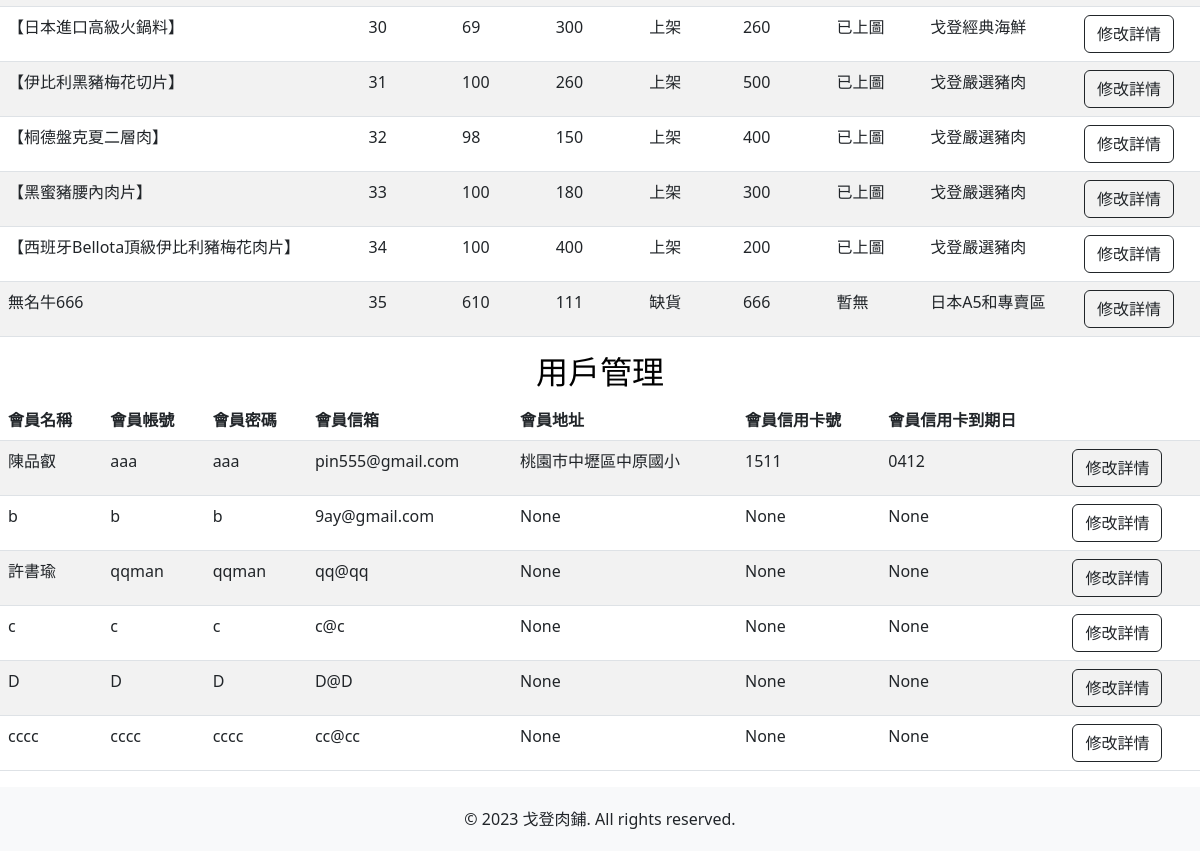
Page /dashboard/ (lower part) on the earlier database version.
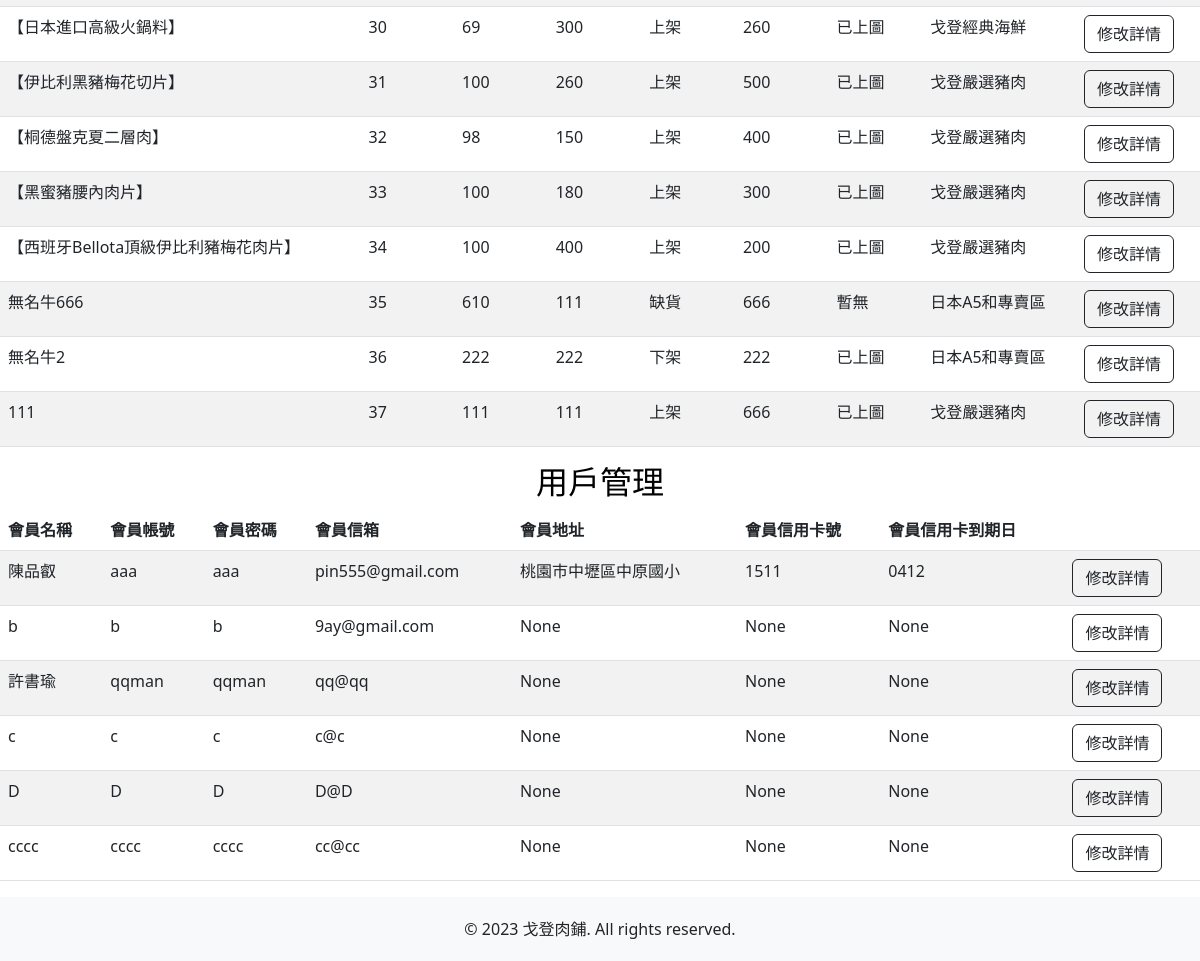
Same page on the later database version.
### mywebsite/models.py (models this page shows)
class product(models.Model):
    PRODUCT_STATUS_CHOICES = [
        ('IN_STOCK', '上架'),
        ('OUT_OF_STOCK', '下架'),
        ('UNAVAILABLE', '缺貨'),
    ]
    PID = models.AutoField('產品編號', primary_key=True)
    PPrice = models.IntegerField('產品價錢')
    PName = models.CharField('產品名稱', max_length=100)
    PDetail = models.CharField('產品內容', max_length=10000)
    Pspec = models.IntegerField('產品規格',default=0)
    Pnum = models.IntegerField('產品數量',default=0)
    PStatus = models.CharField('產品狀態', max_length=13, choices=PRODUCT_STATUS_CHOICES, default='IN_STOCK')
    PPhoto = models.ImageField('產品圖片', upload_to='product_images/', blank=True, null=True)
    PCategory = models.CharField('產品分類', max_length=20) #也可以用選項

class member(models.Model):
    MID = models.AutoField('會員編號', primary_key=True)
    MName = models.CharField('會員姓名', max_length=20, null=False)
    MPhone = models.CharField('會員電話', max_length=50, null=False)
    MPW = models.CharField('會員密碼', max_length=20, null=False)
    MAccount = models.CharField('會員帳號', max_length=50, null=False)
    MEmail = models.CharField('會員信箱', max_length=100, null=False)
    MAddr = models.CharField('會員地址', max_length=100, null=True)
    MVISA = models.CharField('會員信用卡號', max_length=100, null=True)
    MCK = models.CharField('信用卡到期日', max_length=100, null=True)

### mywebsite/views.py (the view)
# urls.py: path('dashboard/', views.dashboard_view),
def dashboard_view(request):
    d = product.objects.all()
    mem = member.objects.all()
    return render(request, 'dashboard.html', locals())

### templates/dashboard.html (shortened to what this page needs)
<!DOCTYPE html>
<html>
  <head>
    <link href="https://cdn.jsdelivr.net/npm/bootstrap@5.3.0-alpha3/dist/css/bootstrap.min.css" rel="stylesheet">
    {% load static %}
    <link href="{% static 'css/styles.css'%}" rel="stylesheet" />
    <link rel="stylesheet" href="https://use.fontawesome.com/releases/v5.6.3/css/all.css"
>
</head>
<body id="page-top">
      <div class="test">
        <div class="table-responsive">
          <table class="table table-striped table-hover table-custom">
            <tbody>
              {% for detail in d %}
              <tr>
                <form action="/edit_view/" method="POST">
                  <td>{{ detail.PName }}</td>
                  <td>{{ detail.PID }}</td>
                  <td>{{ detail.Pnum }}</td>
                  <td>{{ detail.PPrice }}</td>
                  <td>
                    {% if detail.PStatus == 'IN_STOCK' %}
                      <span class="category">上架</span>
                    {% elif detail.PStatus == 'OUT_OF_STOCK' %}
                      <span class="category">下架</span>
                    {% elif detail.PStatus == 'UNAVAILABLE' %}
                      <span class="category special-cell">缺貨</span>
                    {% endif %}
                  </td>
                  <td>{{ detail.Pspec }}</td>
                  <td>
                    {% if detail.PPhoto %}
                    已上圖
                    {% else %}
                    暫無
                    {% endif %}
                  </td>
                  <td>
                    {% if detail.PCategory == 'beef' %}
                      <span class="category">日本A5和專賣區</span>
                    {% elif detail.PCategory == 'pork' %}
                      <span class="category">戈登嚴選豬肉</span>
                    {% elif detail.PCategory == 'seafood' %}
                      <span class="category">戈登經典海鮮</span>
                    {% endif %}
                  </td>
                  <td>
                    <button type="submit" class="btn btn-outline-dark">修改詳情</button>
                  </td>
                </form>
              </tr>
              {% endfor %}
            </tbody>
          </table>
        </div>
      </div>
      <div id="member">
        <div class="color-block h2-with-border">
          <h2 class="tit rounded">用戶管理</h2>
        </div>
        <div class="table-responsive">
          <table class="table table-striped table-hover table-custom">
            <thead class="thead-dark">
              <tr class="hover-bg">
                <th>會員名稱</th>
                <th>會員帳號</th>
                <th>會員密碼</th>
                <th>會員信箱</th>
                <th>會員地址</th>
                <th>會員信用卡號</th>
                <th>會員信用卡到期日</th>
                <th></th>
              </tr>
            </thead>
            <tbody>
              {% for m in mem %}
              <tr>
                <form action="/m_e_view/" method="POST">
                  <td>{{ m.MName }}</td>
                  <td>{{ m.MAccount }}</td>
                  <td>{{ m.MPW }}</td>
                  <td>{{ m.MEmail }}</td>
                  <td>{{ m.MAddr }}</td>
                  <td>{{ m.MVISA }}</td>
                  <td>{{ m.MCK }}</td>
                  <td>
                    <input type="submit" value="修改詳情" class="btn btn-outline-dark">
                  </td>
                </form>
              </tr>
              {% endfor %}
            </tbody>
          </table>
        </div>
      </div>
    <footer class="footer">
      <div class="container">
        <span>© 2023 戈登肉鋪. All rights reserved.</span>
      </div>
    </footer>
</body>
</html>

Differences in the rows shown:
added product: PName "無名牛2", PID "36", Pnum "222", PPrice "222", PStatus "下架", Pspec "222", shows "已上圖", PCategory "日本A5和專賣區"
added product: PName "111", PID "37", Pnum "111", PPrice "111", PStatus "上架", Pspec "666", shows "已上圖", PCategory "戈登嚴選豬肉"
